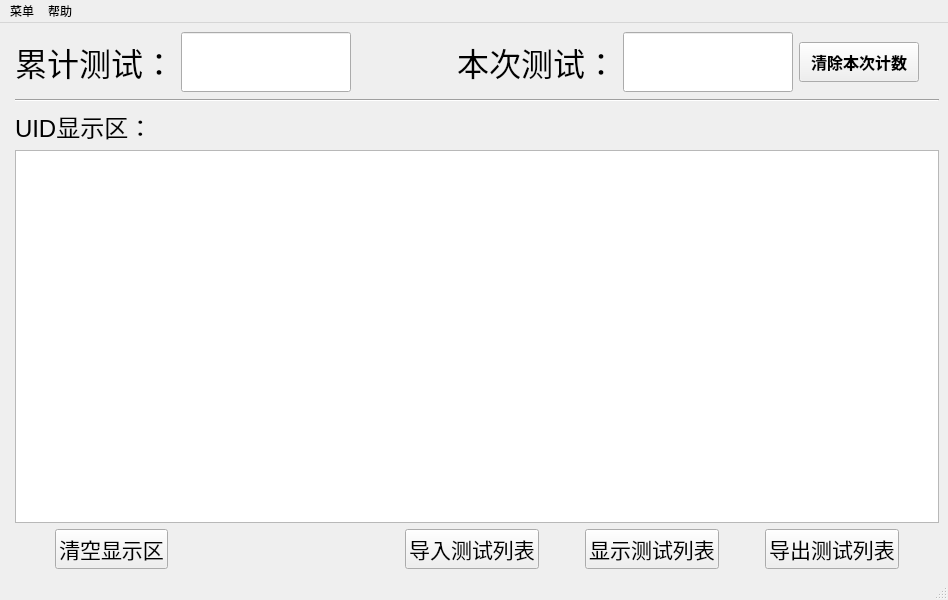
<?xml version="1.0" encoding="UTF-8"?>
<ui version="4.0">
 <class>MainWindow</class>
 <widget class="QMainWindow" name="MainWindow">
  <property name="geometry">
   <rect>
    <x>0</x>
    <y>0</y>
    <width>948</width>
    <height>600</height>
   </rect>
  </property>
  <property name="sizePolicy">
   <sizepolicy hsizetype="Expanding" vsizetype="Expanding">
    <horstretch>0</horstretch>
    <verstretch>0</verstretch>
   </sizepolicy>
  </property>
  <property name="baseSize">
   <size>
    <width>0</width>
    <height>0</height>
   </size>
  </property>
  <property name="windowTitle">
   <string>MainWindow</string>
  </property>
  <widget class="QWidget" name="centralwidget">
   <layout class="QFormLayout" name="formLayout">
    <item row="0" column="1">
     <layout class="QHBoxLayout" name="horizontalLayout">
      <property name="spacing">
       <number>6</number>
      </property>
      <property name="sizeConstraint">
       <enum>QLayout::SetDefaultConstraint</enum>
      </property>
      <item>
       <spacer name="horizontalSpacer_5">
        <property name="orientation">
         <enum>Qt::Horizontal</enum>
        </property>
        <property name="sizeType">
         <enum>QSizePolicy::Expanding</enum>
        </property>
        <property name="sizeHint" stdset="0">
         <size>
          <width>20</width>
          <height>20</height>
         </size>
        </property>
       </spacer>
      </item>
      <item>
       <widget class="QLabel" name="label_3">
        <property name="sizePolicy">
         <sizepolicy hsizetype="Preferred" vsizetype="Fixed">
          <horstretch>0</horstretch>
          <verstretch>0</verstretch>
         </sizepolicy>
        </property>
        <property name="font">
         <font>
          <family>AcadEref</family>
          <pointsize>24</pointsize>
         </font>
        </property>
        <property name="text">
         <string>累计测试：</string>
        </property>
       </widget>
      </item>
      <item>
       <widget class="QLineEdit" name="lineEdit_hisTotal">
        <property name="sizePolicy">
         <sizepolicy hsizetype="Fixed" vsizetype="Fixed">
          <horstretch>0</horstretch>
          <verstretch>0</verstretch>
         </sizepolicy>
        </property>
        <property name="minimumSize">
         <size>
          <width>160</width>
          <height>60</height>
         </size>
        </property>
        <property name="font">
         <font>
          <family>黑体</family>
          <pointsize>48</pointsize>
          <weight>50</weight>
          <bold>false</bold>
         </font>
        </property>
        <property name="alignment">
         <set>Qt::AlignCenter</set>
        </property>
        <property name="readOnly">
         <bool>true</bool>
        </property>
       </widget>
      </item>
      <item>
       <spacer name="horizontalSpacer">
        <property name="orientation">
         <enum>Qt::Horizontal</enum>
        </property>
        <property name="sizeType">
         <enum>QSizePolicy::Fixed</enum>
        </property>
        <property name="sizeHint" stdset="0">
         <size>
          <width>100</width>
          <height>20</height>
         </size>
        </property>
       </spacer>
      </item>
      <item>
       <widget class="QLabel" name="label_4">
        <property name="sizePolicy">
         <sizepolicy hsizetype="Preferred" vsizetype="Fixed">
          <horstretch>0</horstretch>
          <verstretch>0</verstretch>
         </sizepolicy>
        </property>
        <property name="font">
         <font>
          <family>AcadEref</family>
          <pointsize>24</pointsize>
         </font>
        </property>
        <property name="text">
         <string>本次测试：</string>
        </property>
       </widget>
      </item>
      <item>
       <widget class="QLineEdit" name="lineEdit_thisTotal">
        <property name="sizePolicy">
         <sizepolicy hsizetype="Fixed" vsizetype="Fixed">
          <horstretch>0</horstretch>
          <verstretch>0</verstretch>
         </sizepolicy>
        </property>
        <property name="minimumSize">
         <size>
          <width>160</width>
          <height>60</height>
         </size>
        </property>
        <property name="font">
         <font>
          <family>黑体</family>
          <pointsize>48</pointsize>
          <weight>50</weight>
          <bold>false</bold>
         </font>
        </property>
        <property name="alignment">
         <set>Qt::AlignCenter</set>
        </property>
        <property name="readOnly">
         <bool>true</bool>
        </property>
       </widget>
      </item>
      <item>
       <widget class="QPushButton" name="pushButton">
        <property name="sizePolicy">
         <sizepolicy hsizetype="Minimum" vsizetype="Fixed">
          <horstretch>0</horstretch>
          <verstretch>0</verstretch>
         </sizepolicy>
        </property>
        <property name="minimumSize">
         <size>
          <width>120</width>
          <height>40</height>
         </size>
        </property>
        <property name="font">
         <font>
          <family>AcadEref</family>
          <pointsize>12</pointsize>
          <weight>75</weight>
          <bold>true</bold>
         </font>
        </property>
        <property name="text">
         <string>清除本次计数</string>
        </property>
       </widget>
      </item>
      <item>
       <spacer name="horizontalSpacer_6">
        <property name="orientation">
         <enum>Qt::Horizontal</enum>
        </property>
        <property name="sizeType">
         <enum>QSizePolicy::Fixed</enum>
        </property>
        <property name="sizeHint" stdset="0">
         <size>
          <width>20</width>
          <height>20</height>
         </size>
        </property>
       </spacer>
      </item>
     </layout>
    </item>
    <item row="1" column="1">
     <widget class="Line" name="line">
      <property name="minimumSize">
       <size>
        <width>0</width>
        <height>5</height>
       </size>
      </property>
      <property name="orientation">
       <enum>Qt::Horizontal</enum>
      </property>
     </widget>
    </item>
    <item row="3" column="1">
     <widget class="QTextBrowser" name="textBrowser">
      <property name="font">
       <font>
        <family>宋体</family>
        <pointsize>16</pointsize>
       </font>
      </property>
     </widget>
    </item>
    <item row="4" column="1">
     <layout class="QHBoxLayout" name="horizontalLayout_2">
      <property name="sizeConstraint">
       <enum>QLayout::SetDefaultConstraint</enum>
      </property>
      <item>
       <spacer name="horizontalSpacer_7">
        <property name="orientation">
         <enum>Qt::Horizontal</enum>
        </property>
        <property name="sizeType">
         <enum>QSizePolicy::Fixed</enum>
        </property>
        <property name="sizeHint" stdset="0">
         <size>
          <width>40</width>
          <height>20</height>
         </size>
        </property>
       </spacer>
      </item>
      <item>
       <widget class="QPushButton" name="pushButton_2">
        <property name="font">
         <font>
          <family>AcadEref</family>
          <pointsize>16</pointsize>
         </font>
        </property>
        <property name="text">
         <string>清空显示区</string>
        </property>
       </widget>
      </item>
      <item>
       <spacer name="horizontalSpacer_3">
        <property name="orientation">
         <enum>Qt::Horizontal</enum>
        </property>
        <property name="sizeHint" stdset="0">
         <size>
          <width>40</width>
          <height>20</height>
         </size>
        </property>
       </spacer>
      </item>
      <item>
       <widget class="QPushButton" name="pushButton_3">
        <property name="font">
         <font>
          <family>AcadEref</family>
          <pointsize>16</pointsize>
         </font>
        </property>
        <property name="text">
         <string>导入测试列表</string>
        </property>
       </widget>
      </item>
      <item>
       <spacer name="horizontalSpacer_9">
        <property name="orientation">
         <enum>Qt::Horizontal</enum>
        </property>
        <property name="sizeType">
         <enum>QSizePolicy::Fixed</enum>
        </property>
        <property name="sizeHint" stdset="0">
         <size>
          <width>40</width>
          <height>20</height>
         </size>
        </property>
       </spacer>
      </item>
      <item>
       <widget class="QPushButton" name="sendBtn_db">
        <property name="font">
         <font>
          <family>AcadEref</family>
          <pointsize>16</pointsize>
         </font>
        </property>
        <property name="text">
         <string>显示测试列表</string>
        </property>
       </widget>
      </item>
      <item>
       <spacer name="horizontalSpacer_2">
        <property name="orientation">
         <enum>Qt::Horizontal</enum>
        </property>
        <property name="sizeType">
         <enum>QSizePolicy::Fixed</enum>
        </property>
        <property name="sizeHint" stdset="0">
         <size>
          <width>40</width>
          <height>20</height>
         </size>
        </property>
       </spacer>
      </item>
      <item>
       <widget class="QPushButton" name="xlsxBtn_err">
        <property name="font">
         <font>
          <family>AcadEref</family>
          <pointsize>16</pointsize>
         </font>
        </property>
        <property name="text">
         <string>导出测试列表</string>
        </property>
       </widget>
      </item>
      <item>
       <spacer name="horizontalSpacer_4">
        <property name="orientation">
         <enum>Qt::Horizontal</enum>
        </property>
        <property name="sizeType">
         <enum>QSizePolicy::Fixed</enum>
        </property>
        <property name="sizeHint" stdset="0">
         <size>
          <width>40</width>
          <height>20</height>
         </size>
        </property>
       </spacer>
      </item>
     </layout>
    </item>
    <item row="2" column="1">
     <layout class="QHBoxLayout" name="horizontalLayout_3">
      <item>
       <widget class="QLabel" name="label">
        <property name="sizePolicy">
         <sizepolicy hsizetype="Preferred" vsizetype="Fixed">
          <horstretch>0</horstretch>
          <verstretch>0</verstretch>
         </sizepolicy>
        </property>
        <property name="font">
         <font>
          <family>Arial</family>
          <pointsize>18</pointsize>
          <weight>50</weight>
          <bold>false</bold>
         </font>
        </property>
        <property name="text">
         <string>UID显示区：</string>
        </property>
       </widget>
      </item>
      <item>
       <spacer name="horizontalSpacer_8">
        <property name="orientation">
         <enum>Qt::Horizontal</enum>
        </property>
        <property name="sizeHint" stdset="0">
         <size>
          <width>40</width>
          <height>20</height>
         </size>
        </property>
       </spacer>
      </item>
     </layout>
    </item>
   </layout>
  </widget>
  <widget class="QMenuBar" name="menubar">
   <property name="geometry">
    <rect>
     <x>0</x>
     <y>0</y>
     <width>948</width>
     <height>23</height>
    </rect>
   </property>
   <widget class="QMenu" name="menuSetting">
    <property name="title">
     <string>菜单</string>
    </property>
    <addaction name="actionAddPort"/>
   </widget>
   <widget class="QMenu" name="menuHelp">
    <property name="title">
     <string>帮助</string>
    </property>
    <addaction name="actionAbout"/>
   </widget>
   <addaction name="menuSetting"/>
   <addaction name="menuHelp"/>
  </widget>
  <widget class="QStatusBar" name="statusbar"/>
  <action name="actionAbout">
   <property name="text">
    <string>关于</string>
   </property>
  </action>
  <action name="actionAddPort">
   <property name="text">
    <string>添加测试终端</string>
   </property>
  </action>
  <action name="actionPara_Set">
   <property name="text">
    <string>Para Set</string>
   </property>
  </action>
 </widget>
 <resources/>
 <connections/>
</ui>
